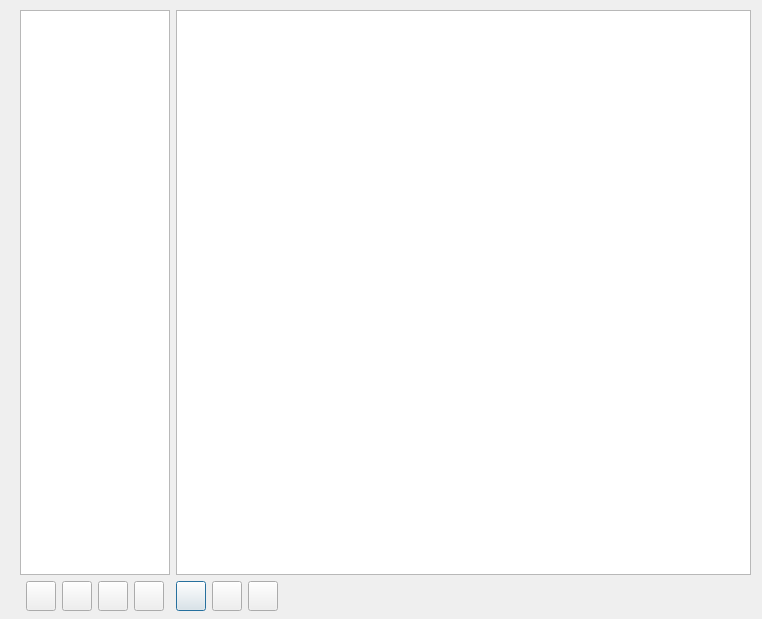
<?xml version="1.0" encoding="UTF-8"?>
<ui version="4.0">
 <class>DialogUnicodeXmlFileEditor</class>
 <widget class="QDialog" name="DialogUnicodeXmlFileEditor">
  <property name="geometry">
   <rect>
    <x>0</x>
    <y>0</y>
    <width>762</width>
    <height>619</height>
   </rect>
  </property>
  <property name="windowTitle">
   <string>Settings</string>
  </property>
  <widget class="QWidget" name="gridLayoutWidget">
   <property name="geometry">
    <rect>
     <x>20</x>
     <y>10</y>
     <width>731</width>
     <height>621</height>
    </rect>
   </property>
   <layout class="QGridLayout" name="gridLayout">
    <item row="0" column="1">
     <widget class="QTableView" name="tableViewXmlData"/>
    </item>
    <item row="2" column="0">
     <spacer name="horizontalSpacer">
      <property name="orientation">
       <enum>Qt::Horizontal</enum>
      </property>
      <property name="sizeType">
       <enum>QSizePolicy::Maximum</enum>
      </property>
      <property name="sizeHint" stdset="0">
       <size>
        <width>150</width>
        <height>20</height>
       </size>
      </property>
     </spacer>
    </item>
    <item row="2" column="1">
     <spacer name="horizontalSpacer_2">
      <property name="orientation">
       <enum>Qt::Horizontal</enum>
      </property>
      <property name="sizeHint" stdset="0">
       <size>
        <width>40</width>
        <height>20</height>
       </size>
      </property>
     </spacer>
    </item>
    <item row="1" column="1">
     <layout class="QHBoxLayout" name="horizontalLayout">
      <item>
       <widget class="QPushButton" name="pushButtonSave">
        <property name="minimumSize">
         <size>
          <width>30</width>
          <height>30</height>
         </size>
        </property>
        <property name="maximumSize">
         <size>
          <width>30</width>
          <height>30</height>
         </size>
        </property>
        <property name="text">
         <string/>
        </property>
        <property name="icon">
         <iconset resource="resource.qrc">
          <normaloff>:/icon/icon/diskette.png</normaloff>:/icon/icon/diskette.png</iconset>
        </property>
       </widget>
      </item>
      <item>
       <widget class="QPushButton" name="pushButtonAddRow">
        <property name="minimumSize">
         <size>
          <width>30</width>
          <height>30</height>
         </size>
        </property>
        <property name="maximumSize">
         <size>
          <width>30</width>
          <height>30</height>
         </size>
        </property>
        <property name="text">
         <string/>
        </property>
        <property name="icon">
         <iconset resource="resource.qrc">
          <normaloff>:/icon/icon/document_add.png</normaloff>:/icon/icon/document_add.png</iconset>
        </property>
       </widget>
      </item>
      <item>
       <widget class="QPushButton" name="pushButtonRemoveRow">
        <property name="minimumSize">
         <size>
          <width>30</width>
          <height>30</height>
         </size>
        </property>
        <property name="maximumSize">
         <size>
          <width>30</width>
          <height>30</height>
         </size>
        </property>
        <property name="text">
         <string/>
        </property>
        <property name="icon">
         <iconset resource="resource.qrc">
          <normaloff>:/icon/icon/document_delete.png</normaloff>:/icon/icon/document_delete.png</iconset>
        </property>
       </widget>
      </item>
      <item>
       <spacer name="horizontalSpacer_3">
        <property name="orientation">
         <enum>Qt::Horizontal</enum>
        </property>
        <property name="sizeHint" stdset="0">
         <size>
          <width>40</width>
          <height>20</height>
         </size>
        </property>
       </spacer>
      </item>
     </layout>
    </item>
    <item row="0" column="0">
     <widget class="QListView" name="listViewAddress">
      <property name="maximumSize">
       <size>
        <width>150</width>
        <height>16777215</height>
       </size>
      </property>
     </widget>
    </item>
    <item row="1" column="0">
     <layout class="QHBoxLayout" name="horizontalLayout_2">
      <property name="spacing">
       <number>0</number>
      </property>
      <item>
       <widget class="QPushButton" name="pushButtonAdd">
        <property name="minimumSize">
         <size>
          <width>30</width>
          <height>30</height>
         </size>
        </property>
        <property name="maximumSize">
         <size>
          <width>30</width>
          <height>30</height>
         </size>
        </property>
        <property name="text">
         <string/>
        </property>
        <property name="icon">
         <iconset resource="resource.qrc">
          <normaloff>:/icon/icon/file_add.png</normaloff>:/icon/icon/file_add.png</iconset>
        </property>
       </widget>
      </item>
      <item>
       <widget class="QPushButton" name="pushButtonRemove">
        <property name="minimumSize">
         <size>
          <width>30</width>
          <height>30</height>
         </size>
        </property>
        <property name="maximumSize">
         <size>
          <width>30</width>
          <height>30</height>
         </size>
        </property>
        <property name="text">
         <string/>
        </property>
        <property name="icon">
         <iconset resource="resource.qrc">
          <normaloff>:/icon/icon/file_delete.png</normaloff>:/icon/icon/file_delete.png</iconset>
        </property>
       </widget>
      </item>
      <item>
       <widget class="QPushButton" name="pushButtonSave_2">
        <property name="minimumSize">
         <size>
          <width>30</width>
          <height>30</height>
         </size>
        </property>
        <property name="maximumSize">
         <size>
          <width>30</width>
          <height>30</height>
         </size>
        </property>
        <property name="text">
         <string/>
        </property>
        <property name="icon">
         <iconset resource="resource.qrc">
          <normaloff>:/icon/icon/folder.png</normaloff>:/icon/icon/folder.png</iconset>
        </property>
       </widget>
      </item>
      <item>
       <widget class="QPushButton" name="pushButtonActivator_2">
        <property name="minimumSize">
         <size>
          <width>30</width>
          <height>30</height>
         </size>
        </property>
        <property name="maximumSize">
         <size>
          <width>30</width>
          <height>30</height>
         </size>
        </property>
        <property name="text">
         <string/>
        </property>
        <property name="icon">
         <iconset resource="resource.qrc">
          <normaloff>:/icon/icon/notification_done.png</normaloff>:/icon/icon/notification_done.png</iconset>
        </property>
       </widget>
      </item>
     </layout>
    </item>
   </layout>
  </widget>
 </widget>
 <resources>
  <include location="resource.qrc"/>
 </resources>
 <connections/>
</ui>
